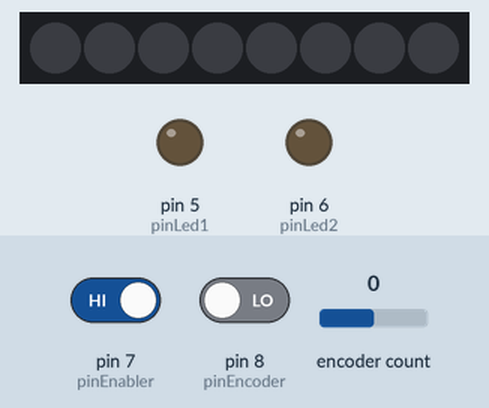
Bench run of a sketch on a simulated Arduino Leonardo, built with avr-gcc and run on an emulated ATmega32U4. Parts: 8 RGB LEDs in strip order, left to right, output pins drawn as LEDs (lit = HIGH). Inputs (shaded band) come from the test bench; at power-on: pin 8 (pinEncoder) LOW, pin 7 (pinEnabler) HIGH, encoder count 0. Dim RGB values are drawn brighter than linear; USB keyboard and mouse output is not drawn.

Above: at 2.8 s.
2.9 s: pin 8 (pinEncoder) driven HIGH
At 3.07 s:
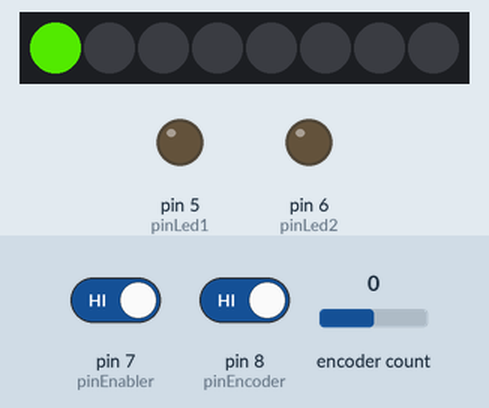
5.6 s: pin 7 (pinEnabler) driven LOW
8.5 s: pin 7 (pinEnabler) driven HIGH
11.5 s: encoder count set to 1
At 12.33 s:
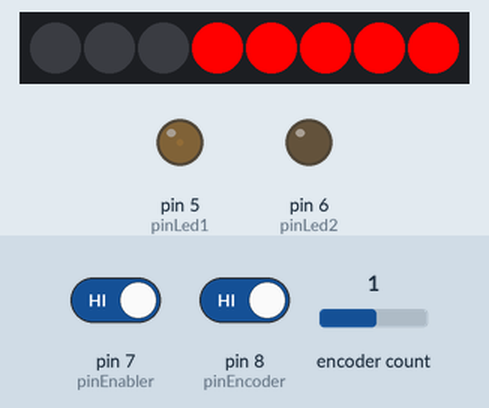
14.5 s: encoder count set to 2
At 15.48 s:
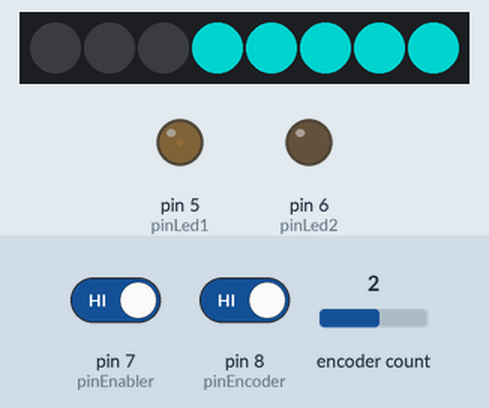
16.5 s: encoder count set to 3
At 16.73 s:
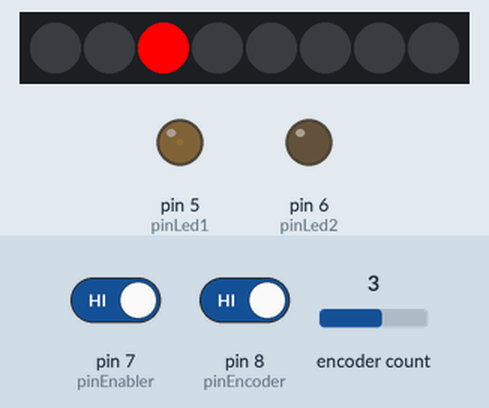
Timing chart, 0 to 19.0 s (numbered marks = the images above; inputs shaded):
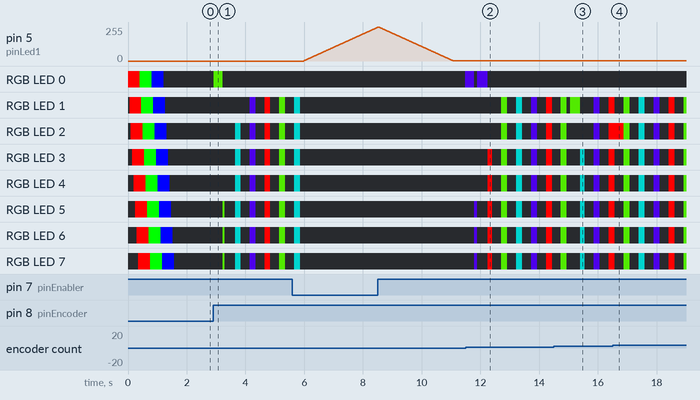

The sketch:

HID_Scroll_neopixels.ino
```cpp
#include <Adafruit_NeoPixel.h>  //neopixel library
Adafruit_NeoPixel strip = Adafruit_NeoPixel(8, 10, NEO_GRB + NEO_KHZ800); // neopixel init

#include "HID-Project.h" // HID library by NicoHood
#include <Encoder.h> //Encoder library
Encoder myEnc(2, 3); //Encoder init

const int pinLed1 = 5;
const int pinLed2 = 6;
const int pinEnabler = 7; // pin for enabler. If this reads low the whole script goes to sleep
const int pinEncoder = 8; // pin for the encoder
int control = 0; // flag
const int await = 15; // wait time for animation on encoder

long oldPosition  = 0;

struct color {
  int r;
  int g;
  int b;
};

struct color Conv(byte WheelPos) { //struct for ColorWheel, because I want 3 values, not one mangled together
struct color color_inst;
  WheelPos = 255 - WheelPos;
  if(WheelPos < 85) {
    color_inst.r=255 - WheelPos * 3;
    color_inst.g=0;
    color_inst.b=WheelPos * 3;
    return color_inst;
  }
  if(WheelPos < 170) {
    WheelPos -= 85;
    color_inst.r=0;
    color_inst.g=WheelPos * 3;
    color_inst.b=255 - WheelPos * 3;
    return color_inst;
  }
    WheelPos -= 170;
    color_inst.r=WheelPos * 3;
    color_inst.g=255 - WheelPos * 3;
    color_inst.b=0;
return color_inst;
}

struct color color_obj=Conv(0);

void setup() {
  pinMode(pinLed1, OUTPUT);
  pinMode(pinLed2, OUTPUT);
  pinMode(pinEnabler, INPUT);
  pinMode(pinEncoder, INPUT);

  // Sends a clean report to the host. This is important on any Arduino type.
  Mouse.begin();
  Consumer.begin();
  Keyboard.begin();
  Serial.begin(9600);
  strip.begin();
  strip.show();
  colorWipe(strip.Color(255, 0, 0), 50); // Red
  colorWipe(strip.Color(0, 255, 0), 50); // Green
  colorWipe(strip.Color(0, 0, 255), 50); // Blue
  colorWipe(0,50);
}

void loop() {
  int enable = digitalRead(pinEnabler);
  if (enable == 0){
    breathe(pinLed1);
    delay(300);
  }
  else if (enable == 1){
    if (digitalRead(pinEncoder) == 1){
    control++;
    int temp=map(control,0,4,0,255);
    color color_obj=Conv(temp);
    colorWipe(strip.Color(color_obj.r, color_obj.g, color_obj.b), 25);
    colorWipe(0,25);
    }
    int temp=map(control,0,4,0,255);
    color color_obj=Conv(temp);
    long newPosition = myEnc.read();
//    Serial.print(newPosition);
//    Serial.print(" ");
//    Serial.println(control);
    switch (control) {
    case 0:
      if (newPosition != oldPosition) {
        int temp = (oldPosition - newPosition)/2;
        Mouse.move(0, 0, temp);
      }
      break;
    case 1:
      if (newPosition > oldPosition){
        Keyboard.press(KEY_LEFT_CTRL);
        delay(50);
        Keyboard.press(KEY_PAGE_UP);
        delay(50);
        Keyboard.releaseAll();
      }
      else if (newPosition < oldPosition){
        Keyboard.press(KEY_LEFT_CTRL);
        delay(50);
        Keyboard.press(KEY_PAGE_UP);
        delay(50);
        Keyboard.releaseAll();
      }
      break;
    case 2:
      if (newPosition > oldPosition){
        Keyboard.write(']');
      }
      else if (newPosition < oldPosition){
        Keyboard.write('[');
      }
      break;
    case 3:
      if (newPosition > oldPosition){
        Consumer.write(MEDIA_VOLUME_UP);
      }
      else if (newPosition < oldPosition){
        Consumer.write(MEDIA_VOLUME_DOWN);
      }
      break;
    default:
      control=0;
    break;
      }
    if (newPosition != oldPosition){
      int led=limit(newPosition/5,7);
      blank();
      strip.setPixelColor(led, color_obj.r, color_obj.g, color_obj.b);
      strip.show();
      //Serial.println(led);
    }
    oldPosition = newPosition;
  }
  else{
    //Serial.println(error);
  }
  delay(100);
}
void blank() {
  for(uint16_t i=0; i<strip.numPixels(); i++) {
    strip.setPixelColor(i, 0);
    strip.show();
  }
}
void breathe(int ledpin){
  for (int i=0;i<256;i++){
    analogWrite(ledpin,i);
    delay(10);
  }
  for (int i=255;i>0;i--){
    analogWrite(ledpin,i);
    delay(10);
  }
}
void colorWipe(uint32_t c, uint8_t wait) {
  for(uint16_t i=0; i<strip.numPixels(); i++) {
    strip.setPixelColor(i, c);
    strip.show();
    delay(wait);
  }
}
void revColorWipe(uint32_t c, uint8_t wait) { //Color wipe, just reverse
  for(int i=strip.numPixels(); i > 0 ; i--) {
    strip.setPixelColor(i, c);
    strip.show();
    delay(wait);
  }
}
uint32_t Wheel(byte WheelPos) { // Color Wheel from adafruit neopixel example
  WheelPos = 255 - WheelPos;
  if(WheelPos < 85) {
    return strip.Color(255 - WheelPos * 3, 0, WheelPos * 3);
  }
  if(WheelPos < 170) {
    WheelPos -= 85;
    return strip.Color(0, WheelPos * 3, 255 - WheelPos * 3);
  }
  WheelPos -= 170;
  return strip.Color(WheelPos * 3, 255 - WheelPos * 3, 0);
}
int limit(int var, int limit){ // calc for ring LEDs. This enables value over the amount of LEDs to "roll over"
  while (var>limit){
    var=var-limit-1;
  }
  while (var<0){
    var=var+limit+1;
  }
  return var;
}
```

Measured:
- after the input at 2.9 s, RGB LED 0: off → RGB(66, 189, 0) at once, → off 0.31 s later; RGB LED 1: off → RGB(63, 0, 192) after 1.2 s, → off 0.20 s later, → RGB(255, 0, 0) 0.30 s later, → off 0.20 s later, … (6 changes in this stretch)
- after the input at 5.6 s, pin 5 (pinLed1): moves from 0/255 to 252/255 over 2.5 s, starting after 0.38 s
- after the input at 8.5 s, RGB LED 0: off → RGB(63, 0, 192) after 3.0 s
